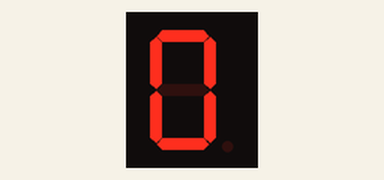
Simulated run of this program. Board: Raspberry Pi (BCM pin numbers). On the bench: 1-digit seven-segment display. The segment pins are drawn as the display they are named for; what the program prints to the terminal is not drawn. At 10.0 s the program stops and its outputs stay as they are.

Above: at 0.1 s.
At 2.1 s:
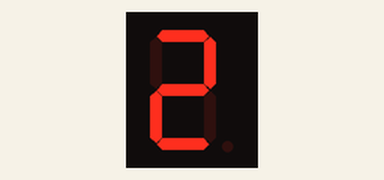
At 3.1 s:
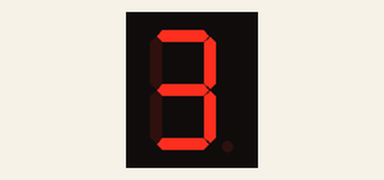
At 5.1 s:
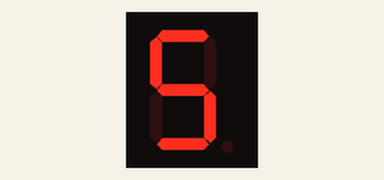
At 6.1 s:
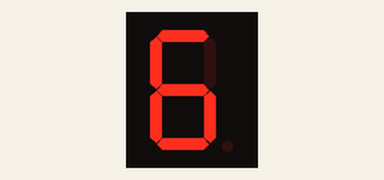
At 9.1 s:
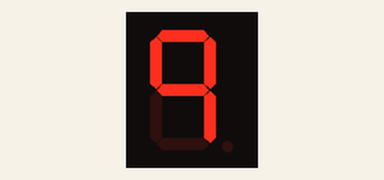

The program:

7segment_counter.py
```python
import RPi.GPIO as GPIO
import time

#GPIO 7개 pin 번호 설정
#              A,B,C,D,E,F,G
SEGMENT_PIN = [2,3,4,5,6,7,8]

GPIO.setmode(GPIO.BCM)
for segment in SEGMENT_PIN :
    GPIO.setup(segment,GPIO.OUT)
    GPIO.output(segment,GPIO.LOW)

data = [[1, 1, 1, 1, 1, 1, 0],  # 0
        [0, 1, 1, 0, 0, 0, 0],  # 1
        [1, 1, 0, 1, 1, 0, 1],  # 2
        [1, 1, 1, 1, 0, 0, 1],  # 3
        [0, 1, 1, 0, 0, 1, 1],  # 4
        [1, 0, 1, 1, 0, 1, 1],  # 5
        [1, 0, 1, 1, 1, 1, 1],  # 6
        [1, 1, 1, 0, 0, 0, 0],  # 7
        [1, 1, 1, 1, 1, 1, 1],  # 8
        [1, 1, 1, 0, 0, 1, 1]]  # 9

try:
    for i in range(10):
        for j in range(7):
            GPIO.output(SEGMENT_PIN[j],data[i][j])
        time.sleep(1)
finally:
    GPIO.cleanup()
    print("Bye")
```

Measured:
- what the display in image 0 shows lasts 1.0 s, from 0.1 s to 1.1 s
